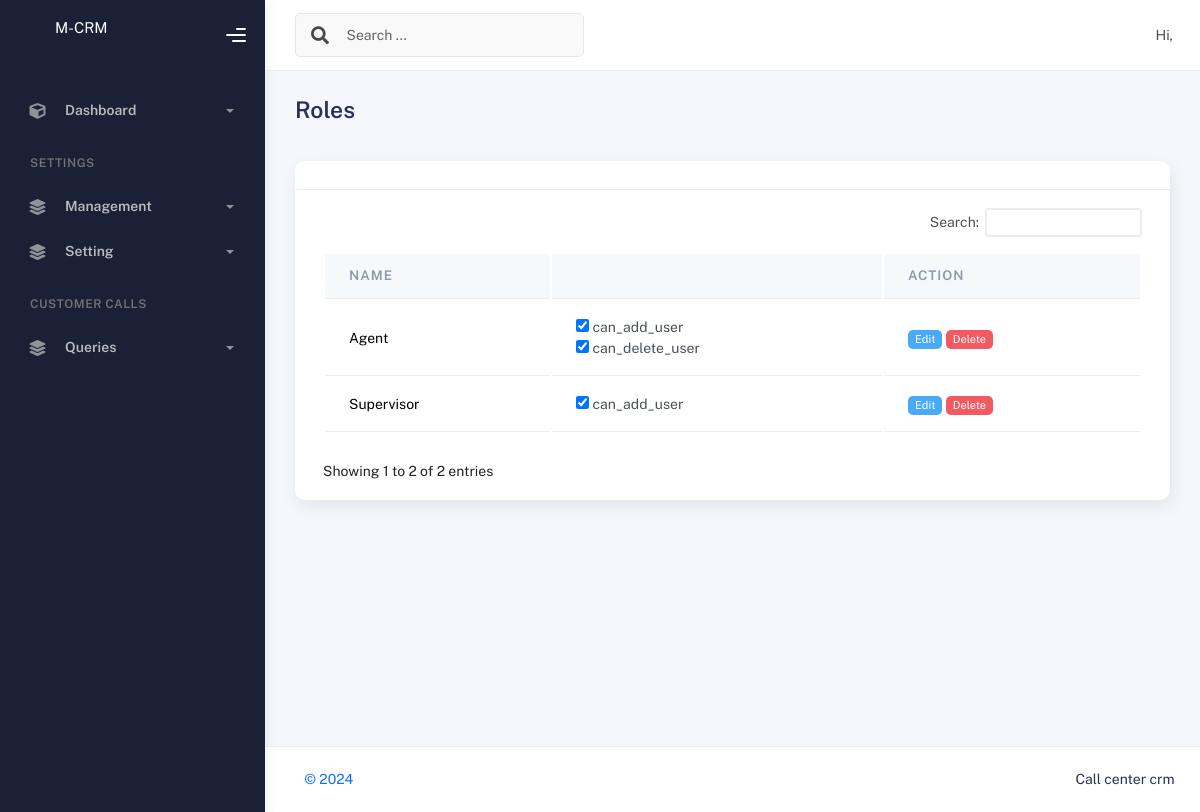
/roles, run on an earlier commit of the app's database.
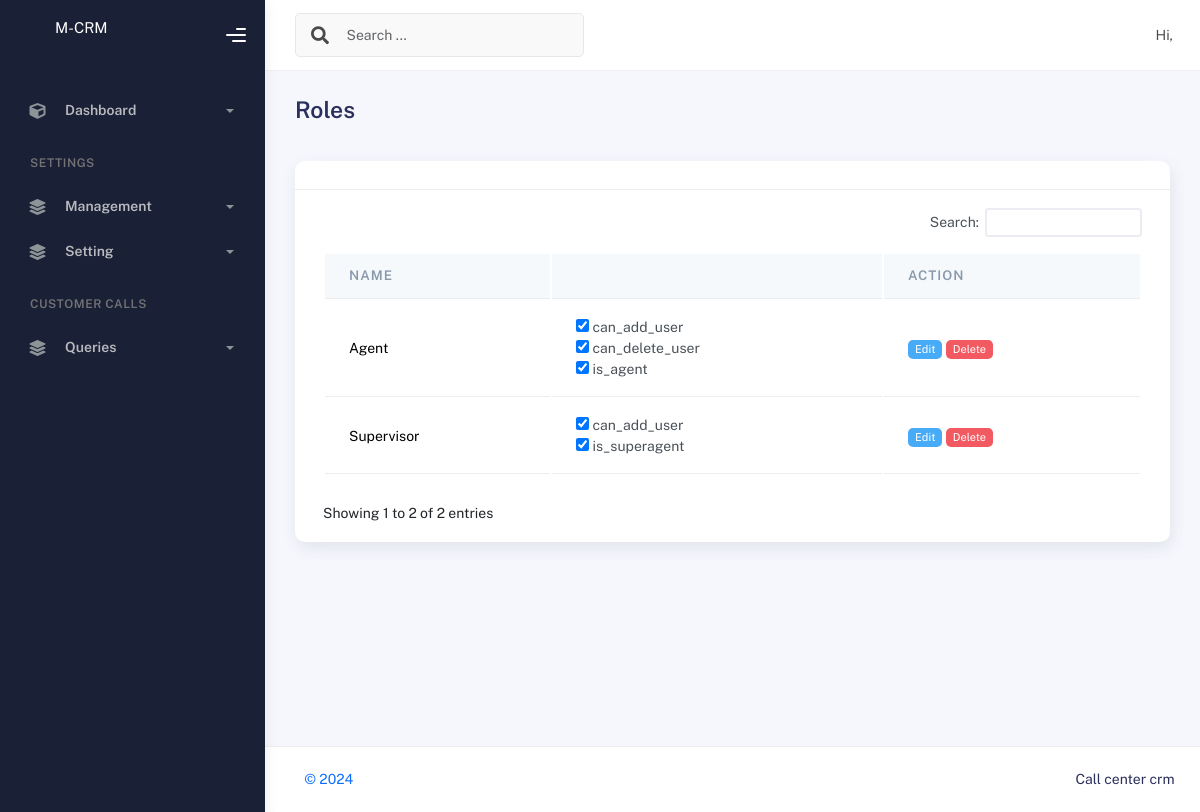
And on a later commit of the database.
### auths/models.py (models this page shows, shortened)
class Role(models.Model):
    role_name = models.CharField(max_length=50, null=True, blank=True)
    is_active = models.BooleanField(default=True)
    perm = models.ManyToManyField(CustPermission)
    class Meta:
        verbose_name = "Role"
        verbose_name_plural = "Roles"
        db_table = "role_name"

class CustPermission(models.Model):
    perm_name=models.CharField(max_length=300,verbose_name='Permission name')
    perm_desc=models.CharField(max_length=200,verbose_name='Description')

### auths/web.py (the view)
# urls.py: path("roles", web.Role.get_roles, name="roles"),
    def get_roles(request):
        template_name = "auths/roles.html"
        header = 'Roles'
        roles = models.Role.objects.filter(is_active=True).order_by("role_name")
        paginated_roles = Paginator(roles, 10)
        page_number = request.GET.get("page")
        page_obj = paginated_roles.get_page(page_number)
        return render(request, template_name, {"page_obj": page_obj,'header':header})

### auths/templates/auths/roles.html (shortened to what this page needs)
{% extends "base/base.html" %}
{% load static %}
{% load humanize %}
{% block content %}
    <div class="container">
				<div class="page-inner">
					<div class="page-header">
						<h3 class="fw-bold mb-3">{{header}}</h3>
					</div>
					<div class="row">
						<div class="col-md-12">
							<div class="card">
								<div class="card-header">
								</div>
								<div class="card-body">
									<div class="table-responsive">
				                    <table class="table tbl mb-0">
                                        <thead class="thead-light">
                                           <tr>
                                              <th scope="col"> Name</th>
                                                <th scope="col"></th>
                                              <th scope="col">Action</th>
                                           </tr>
                                        </thead>
                                        <tbody>
                                            {% for role in page_obj %}
                                           <tr>
                                              <td>{{role.role_name}}</td>
                                               <td>{{role.perm.object_list}}
                                                    {% for entry in role.perm.all %}
                                                     <input type="checkbox" id="vehicle1" name="vehicle1" value="Bike" checked>
                                                    <label for="vehicle1"> {{entry.perm_name}}</label><br>
                                                  {% endfor %}
                                               </td>
                                              <td>
                                                  <a href="{% url 'edit-role' pk=role.id %}" class="badge badge-pill badge-info">Edit</a>
                                                <div class="badge badge-pill badge-danger" data-toggle="modal" data-target="#delete{{role.id}}">{% if role.is_active %}Delete{% else %} Activate {% endif %}</div>
                                             </td>
                                           </tr>
                                           {% endfor %}
                                        </tbody>
                                     </table>
									</div>
								</div>
							</div>
						</div>
					</div>
				</div>
			</div>
{% endblock %}

What changed in the data, as far as the page shows it:
added CustPermission: perm_name "is_agent", shown under Role "Agent"
added CustPermission: perm_name "is_superagent", shown under Role "Supervisor"
